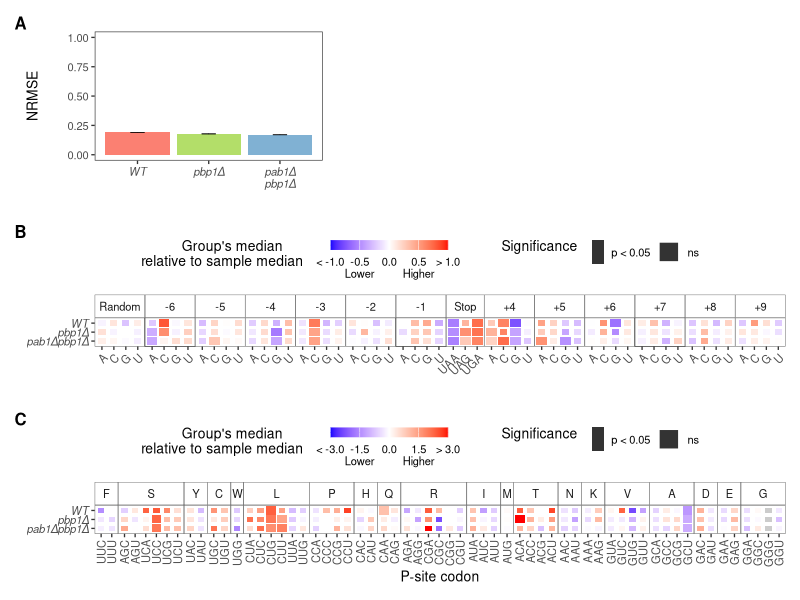

This figure's R source:
# --------------------------------------------------
# Figures S3
# --------------------------------------------------
library(dplyr)
library(ggplot2)
set3 <- RColorBrewer::brewer.pal(n = 12, name = "Set3") # Color palette for plotting

# Random forest performance metrics ----------------
nrmse <- read.table("../data/FigS3A_pab1_rf_reg_5foldCV_5repeats_nrmse.txt", header = TRUE, sep = "\t")
nrmse$sample <- recode_factor(nrmse$sample, WT = "WT", pbp1d = "pbp1Δ", pab1d = "pab1Δ\npbp1Δ")
nrmse_testing <- nrmse[which(nrmse$dataset == "testing"), ]
p_nrmse <- ggplot(nrmse_testing, aes(x = sample, y = nrmse_range)) + 
  stat_summary(fun = mean, geom = "bar", aes(fill = sample)) +
  stat_summary(fun.data = mean_se, geom = "errorbar", width = 0.2, position = position_dodge(0.9), size = 0.2) +
  scale_fill_manual(values = set3[c(4, 7, 5)]) +
  ylab("NRMSE") + xlab("") +
  coord_cartesian(ylim = c(0, 1)) +
  theme_bw(base_size = 10) + 
  theme(panel.grid = element_blank(), strip.background = element_blank(), axis.text.x = element_text(face = "italic"),
        legend.position = "none")

# Stop codon and surrounding nucleotides -----------
dfs <- read.table("../data/FigS3B_pab1_re_reg_ntm6-stop-ntp9_padj_BH.txt", header = TRUE, sep = "\t")
dfs$Sample <- recode_factor(dfs$Sample, WT = "WT", pbp1d = "pbp1Δ", pab1d = "pab1Δpbp1Δ")
dfs$feature <- recode_factor(dfs$feature, random_factor = "Random", nt_m06 = "-6",  nt_m05 = "-5", nt_m04 = "-4", 
                             nt_m03 = "-3", nt_m02 = "-2", nt_m01 = "-1", stop_codon = "Stop", 
                             nt_p04 = "+4", nt_p05 = "+5", nt_p06 = "+6", nt_p07 = "+7", nt_p08 = "+8", nt_p09 = "+9")
p_stop <- ggplot(dfs) +
  geom_tile(aes(x = Var, y = Sample, fill = median_diff, height = p_hw, width = p_hw, size = p_sig), color = NA) +
  facet_grid(.~feature, scales = "free", space = "free_x") +
  scale_fill_gradient2(name = "Group's median\nrelative to sample median     ",
                       low = "blue" , mid = "white", high = "red", midpoint = 0, na.value = "grey80",
                       limits = c(-1, 1), oob = scales::squish,
                       breaks = seq(-1, 1, length = 5), labels = c("< -1.0", "-0.5\nLower", "0.0", "0.5\nHigher", "> 1.0")) +
  scale_size_manual(name = "Significance  ", values = c(`p < 0.05` = 0, ns = 3), limits = c("p < 0.05", "ns")) +
  scale_y_discrete(limits = rev(levels(dfs$Sample))) +
  xlab("") + ylab("") +
  theme_bw(base_size = 10) + 
  theme(panel.grid = element_blank(), panel.spacing = unit(0, "cm"), panel.border = element_rect(size = 0.25),
        legend.position = "top", legend.box = "horizontal", legend.title = element_text(hjust = 0.5, vjust = 1), legend.margin = margin(r = 1, unit = "cm"), 
        axis.text.x = element_text(angle = 45, hjust = 1, vjust = 1), axis.text.y = element_text(face = "italic"), axis.title.y = element_blank(),
        strip.text.y = element_text(angle = 0), strip.background = element_rect(fill = "white", size = 0.25)) +
  guides(fill = guide_colourbar(order = 1, barwidth = unit(3, "cm"), barheight = unit(0.25, "cm")), 
         size = guide_legend(order = 2, override.aes = list(color = "white"), keywidth = unit(0.3, "cm"), keyheight = unit(0.3, "cm")))

# P-site codon -------------------------------------
dfpc <- read.table("../data/FigS3C_pab1_re_reg_codon_m01_padj_BH.txt", header = TRUE, sep = "\t")
dfpc$Sample <- recode_factor(dfpc$Sample, WT = "WT", pbp1d = "pbp1Δ", pab1d = "pab1Δpbp1Δ")
dfpc$aa <- factor(dfpc$aa, levels = c("F", "S", "Y", "*", "C", "W", "L", "P", "H", "Q", "R", "I", "M", "T", "N", "K", "V", "A", "D", "E", "G"))
p_psite <- ggplot(dfpc) +
  geom_tile(aes(x = Var, y = Sample, fill = median_diff, height = p_hw, width = p_hw, size = p_sig), color = NA) +
  facet_grid(.~aa, scales = "free", space = "free_x") +
  scale_fill_gradient2(name = "Group's median\nrelative to sample median     ",
                       low = "blue" , mid = "white", high = "red", midpoint = 0, na.value = "grey80",
                       limits = c(-3, 3), oob = scales::squish,
                       breaks = seq(-3, 3, length = 5), labels = c("< -3.0", "-1.5\nLower", "0.0", "1.5\nHigher", "> 3.0")) +
  scale_size_manual(name = "Significance  ", values = c(`p < 0.05` = 0, ns = 3), limits = c("p < 0.05", "ns")) +
  scale_y_discrete(limits = rev(levels(dfs$Sample))) +
  xlab("P-site codon") + ylab("") +
  theme_bw(base_size = 10) + 
  theme(panel.grid = element_blank(), panel.spacing = unit(0, "cm"), panel.border = element_rect(size = 0.25),
        legend.position = "top", legend.box = "horizontal", legend.title = element_text(hjust = 0.5, vjust = 1), legend.margin = margin(r = 1, unit = "cm"), 
        axis.text.x = element_text(angle = 90, hjust = 1, vjust = 0.5), axis.text.y = element_text(face = "italic"), axis.title.y = element_blank(),
        strip.text.y = element_text(angle = 0), strip.background = element_rect(fill = "white", size = 0.25)) +
  guides(fill = guide_colourbar(order = 1, barwidth = unit(3, "cm"), barheight = unit(0.25, "cm")), 
         size = guide_legend(order = 2, override.aes = list(color = "white"), keywidth = unit(0.3, "cm"), keyheight = unit(0.3, "cm")))

# Combine plots
library(patchwork)
design = "
A##
BBB
CCC
"
pA <- p_nrmse + theme(axis.title.y = element_text(margin = margin(r = -45, unit = "pt")))
p <- pA + p_stop + p_psite +
  plot_layout(design = design, heights = c(4.5, 1, 1)) + plot_annotation(tag_levels = "A") & 
  theme(plot.tag = element_text(size = 12, face = "bold"), plot.tag.position = "topleft")

# Export plot
library(Cairo)
CairoFonts(
  regular = "Arial:style=Regular",
  bold = "Arial:style=Black",
  italic = "Arial:style=Italic",
  bolditalic = "Arial:style=Black Italic",
  symbol = "Symbol"
)
cairo_pdf(filename = "FigS3.pdf", family = "Arial", width = 7.5, height = 6.5) 
p
dev.off()
